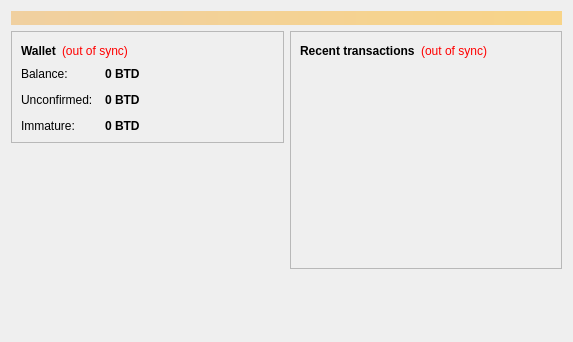
<?xml version="1.0" encoding="UTF-8"?>
<ui version="4.0">
 <class>OverviewPage</class>
 <widget class="QWidget" name="OverviewPage">
  <property name="geometry">
   <rect>
    <x>0</x>
    <y>0</y>
    <width>573</width>
    <height>342</height>
   </rect>
  </property>
  <property name="windowTitle">
   <string>Form</string>
  </property>
  <layout class="QVBoxLayout" name="topLayout">
   <item>
    <widget class="QLabel" name="labelAlerts">
     <property name="visible">
      <bool>false</bool>
     </property>
     <property name="styleSheet">
      <string notr="true">background-color: qlineargradient(x1: 0, y1: 0, x2: 1, y2: 0, stop:0 #F0D0A0, stop:1 #F8D488); color:#000000;</string>
     </property>
     <property name="wordWrap">
      <bool>true</bool>
     </property>
     <property name="margin">
      <number>3</number>
     </property>
    </widget>
   </item>
   <item>
    <layout class="QHBoxLayout" name="horizontalLayout" stretch="1,1">
     <item>
      <layout class="QVBoxLayout" name="verticalLayout_2">
       <item>
        <widget class="QFrame" name="frame">
         <property name="frameShape">
          <enum>QFrame::StyledPanel</enum>
         </property>
         <property name="frameShadow">
          <enum>QFrame::Raised</enum>
         </property>
         <layout class="QVBoxLayout" name="verticalLayout_4">
          <item>
           <layout class="QHBoxLayout" name="horizontalLayout_4">
            <item>
             <widget class="QLabel" name="label_5">
              <property name="font">
               <font>
                <weight>75</weight>
                <bold>true</bold>
               </font>
              </property>
              <property name="text">
               <string>Wallet</string>
              </property>
             </widget>
            </item>
            <item>
             <widget class="QLabel" name="labelWalletStatus">
              <property name="toolTip">
               <string>The displayed information may be out of date. Your wallet automatically synchronizes with the Bitcoindiamond network after a connection is established, but this process has not completed yet.</string>
              </property>
              <property name="styleSheet">
               <string notr="true">QLabel { color: red; }</string>
              </property>
              <property name="text">
               <string notr="true">(out of sync)</string>
              </property>
              <property name="alignment">
               <set>Qt::AlignLeading|Qt::AlignLeft|Qt::AlignVCenter</set>
              </property>
             </widget>
            </item>
            <item>
             <spacer name="horizontalSpacer_2">
              <property name="orientation">
               <enum>Qt::Horizontal</enum>
              </property>
              <property name="sizeHint" stdset="0">
               <size>
                <width>40</width>
                <height>20</height>
               </size>
              </property>
             </spacer>
            </item>
           </layout>
          </item>
          <item>
           <layout class="QFormLayout" name="formLayout_2">
            <property name="fieldGrowthPolicy">
             <enum>QFormLayout::AllNonFixedFieldsGrow</enum>
            </property>
            <property name="horizontalSpacing">
             <number>12</number>
            </property>
            <property name="verticalSpacing">
             <number>12</number>
            </property>
            <item row="0" column="0">
             <widget class="QLabel" name="label">
              <property name="text">
               <string>Balance:</string>
              </property>
             </widget>
            </item>
            <item row="0" column="1">
             <widget class="QLabel" name="labelBalance">
              <property name="font">
               <font>
                <weight>75</weight>
                <bold>true</bold>
               </font>
              </property>
              <property name="cursor">
               <cursorShape>IBeamCursor</cursorShape>
              </property>
              <property name="toolTip">
               <string>Your current balance</string>
              </property>
              <property name="text">
               <string notr="true">0 BTD</string>
              </property>
              <property name="textInteractionFlags">
               <set>Qt::LinksAccessibleByMouse|Qt::TextSelectableByKeyboard|Qt::TextSelectableByMouse</set>
              </property>
             </widget>
            </item>
            <item row="1" column="0">
             <widget class="QLabel" name="label_3">
              <property name="text">
               <string>Unconfirmed:</string>
              </property>
             </widget>
            </item>
            <item row="1" column="1">
             <widget class="QLabel" name="labelUnconfirmed">
              <property name="font">
               <font>
                <weight>75</weight>
                <bold>true</bold>
               </font>
              </property>
              <property name="cursor">
               <cursorShape>IBeamCursor</cursorShape>
              </property>
              <property name="toolTip">
               <string>Total of transactions that have yet to be confirmed, and do not yet count toward the current balance</string>
              </property>
              <property name="text">
               <string notr="true">0 BTD</string>
              </property>
              <property name="textInteractionFlags">
               <set>Qt::LinksAccessibleByMouse|Qt::TextSelectableByKeyboard|Qt::TextSelectableByMouse</set>
              </property>
             </widget>
            </item>
            <item row="2" column="0">
             <widget class="QLabel" name="labelImmatureText">
              <property name="text">
               <string>Immature:</string>
              </property>
             </widget>
            </item>
            <item row="2" column="1">
             <widget class="QLabel" name="labelImmature">
              <property name="font">
               <font>
                <weight>75</weight>
                <bold>true</bold>
               </font>
              </property>
              <property name="toolTip">
               <string>Mined balance that has not yet matured</string>
              </property>
              <property name="text">
               <string notr="true">0 BTD</string>
              </property>
              <property name="textInteractionFlags">
               <set>Qt::LinksAccessibleByMouse|Qt::TextSelectableByKeyboard|Qt::TextSelectableByMouse</set>
              </property>
             </widget>
            </item>
           </layout>
          </item>
         </layout>
        </widget>
       </item>
       <item>
        <spacer name="verticalSpacer">
         <property name="orientation">
          <enum>Qt::Vertical</enum>
         </property>
         <property name="sizeHint" stdset="0">
          <size>
           <width>20</width>
           <height>40</height>
          </size>
         </property>
        </spacer>
       </item>
      </layout>
     </item>
     <item>
      <layout class="QVBoxLayout" name="verticalLayout_3">
       <item>
        <widget class="QFrame" name="frame_2">
         <property name="frameShape">
          <enum>QFrame::StyledPanel</enum>
         </property>
         <property name="frameShadow">
          <enum>QFrame::Raised</enum>
         </property>
         <layout class="QVBoxLayout" name="verticalLayout">
          <item>
           <layout class="QHBoxLayout" name="horizontalLayout_2">
            <item>
             <widget class="QLabel" name="label_4">
              <property name="text">
               <string>&lt;b&gt;Recent transactions&lt;/b&gt;</string>
              </property>
             </widget>
            </item>
            <item>
             <widget class="QLabel" name="labelTransactionsStatus">
              <property name="toolTip">
               <string>The displayed information may be out of date. Your wallet automatically synchronizes with the Bitcoindiamond network after a connection is established, but this process has not completed yet.</string>
              </property>
              <property name="styleSheet">
               <string notr="true">QLabel { color: red; }</string>
              </property>
              <property name="text">
               <string notr="true">(out of sync)</string>
              </property>
              <property name="alignment">
               <set>Qt::AlignRight|Qt::AlignTrailing|Qt::AlignVCenter</set>
              </property>
             </widget>
            </item>
            <item>
             <spacer name="horizontalSpacer">
              <property name="orientation">
               <enum>Qt::Horizontal</enum>
              </property>
              <property name="sizeHint" stdset="0">
               <size>
                <width>40</width>
                <height>20</height>
               </size>
              </property>
             </spacer>
            </item>
           </layout>
          </item>
          <item>
           <widget class="QListView" name="listTransactions">
            <property name="styleSheet">
             <string notr="true">QListView { background: transparent; }</string>
            </property>
            <property name="frameShape">
             <enum>QFrame::NoFrame</enum>
            </property>
            <property name="verticalScrollBarPolicy">
             <enum>Qt::ScrollBarAlwaysOff</enum>
            </property>
            <property name="horizontalScrollBarPolicy">
             <enum>Qt::ScrollBarAlwaysOff</enum>
            </property>
            <property name="selectionMode">
             <enum>QAbstractItemView::NoSelection</enum>
            </property>
           </widget>
          </item>
         </layout>
        </widget>
       </item>
       <item>
        <spacer name="verticalSpacer_2">
         <property name="orientation">
          <enum>Qt::Vertical</enum>
         </property>
         <property name="sizeHint" stdset="0">
          <size>
           <width>20</width>
           <height>40</height>
          </size>
         </property>
        </spacer>
       </item>
      </layout>
     </item>
    </layout>
   </item>
  </layout>
 </widget>
 <resources/>
 <connections/>
</ui>
